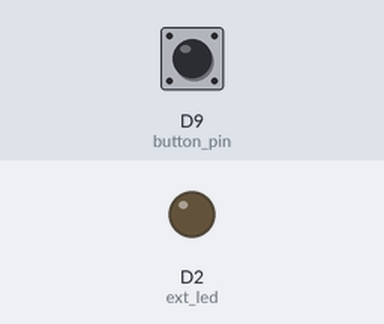
This sketch was run on a simulated Arduino MKR. Shown: output pins drawn as LEDs (lit = HIGH). The test bench sets the inputs (shaded band); at power-on: D9 (button_pin) HIGH. WiFi joins after 1.5 s; servers stay silent unless stated; what the sketch prints to the serial monitor is not drawn.

Above: at 3.0 s.
3.1 s: D9 (button_pin) pulled LOW for 0.15 s
At 3.17 s:
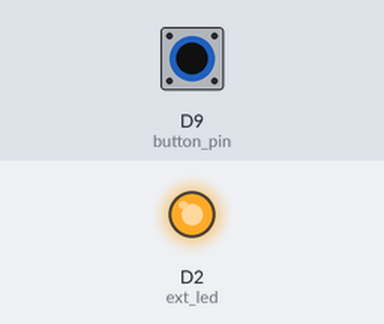
4.7 s: D9 (button_pin) pulled LOW for 3.2 s
At 8.6 s:
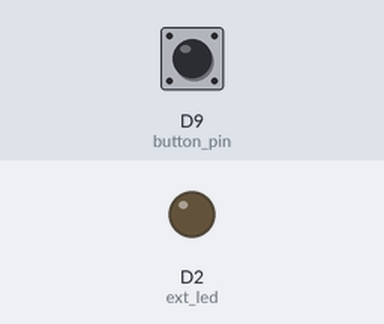
Timing chart, 0 to 10.1 s (numbered marks = the images above; inputs shaded):
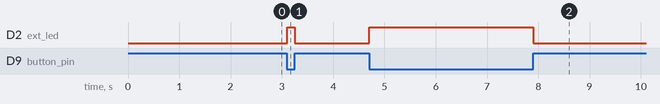

The sketch:

07-10-Simple-project-with-Rpi-Wifi-hotspot.ino
```cpp
/*  Arduino Mobile Development With Blynk

   This code is part of a course from Tech Explorations.
   For information about this course, please see

   https://techexplorations.com/so/blynk/

   For information on hardware components and the wiring needed to
   run this sketch, please see the relevant lecture in the course.

    Created by Peter Dalmaris
*/

#include <SPI.h>
#include <WiFiNINA.h>
#include <BlynkSimpleWiFiNINA.h>
#include "secrets.h"

int button_pin = 9;
int ext_led = 2;
WidgetLED led1(V0);

void setup()
{
  Serial.begin(9600);
  pinMode(button_pin, INPUT);     // set button pin to input
  digitalWrite(button_pin, HIGH); // turn on pullup resistors
  pinMode(ext_led, OUTPUT);

  //  Blynk.begin(auth, ssid, pass);
  Blynk.begin(  auth,
                ssid,
                pass,
                IPAddress(10, 3, 141, 1), // Change this IP address for
                8080);                    // the actual public IP address of
                                          // your Blynk server.

  Serial.println("Started");
}

void loop()
{
  Blynk.run();

  if (digitalRead(button_pin) == LOW)
  {
    led1.on();
    digitalWrite(ext_led, HIGH);
    Serial.println("Pressed");
  }
  else
  {
    led1.off();
    digitalWrite(ext_led, LOW);
    Serial.println("Not Pressed");
  }
}
```

secrets.h
```cpp
/*  Arduino Mobile Development With Blynk

   This code is part of a course from Tech Explorations.
   For information about this course, please see

   https://techexplorations.com/so/blynk/

   For information on hardware components and the wiring needed to
   run this sketch, please see the relevant lecture in the course.

    Created by Peter Dalmaris
*/
// You should get Auth Token in the Blynk App.
// Go to the Project Settings (nut icon).
char auth[] = "--BLYNK YOUR AUTH TOKEN--";

// Your WiFi credentials.
// Set password to "" for open networks.
char ssid[] = "--YOUR SSID--";
char pass[] = "--YOUR WIFI PASSWORD--";
```

Measured:
- after the input at 3.1 s, D2 (ext_led): LOW → HIGH at once, → LOW 0.15 s later
- after the input at 4.7 s, D2 (ext_led): LOW → HIGH at once, → LOW 3.2 s later
